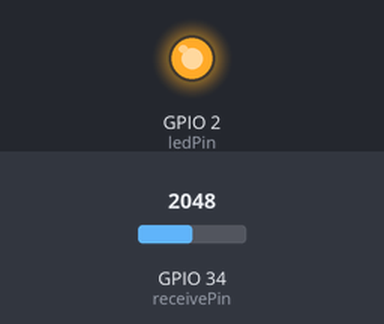
Recording of a sketch running on a simulated ESP32. On the bench: output pins drawn as LEDs (lit = HIGH). Inputs (shaded band) come from the test bench; at power-on: GPIO 34 (receivePin) = 2048 (analog values on the 0–4095 scale). WiFi joins after 1.5 s; servers stay silent unless stated; random numbers use the default seed unless the sketch sets one; what the sketch prints to the serial monitor is not drawn.

Above: at 4.1 s.
At 13.1 s:
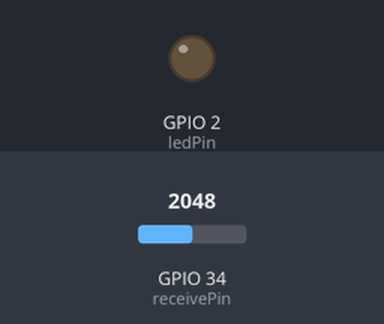
Timing chart, 0 to 16.7 s (numbered marks = the images above):
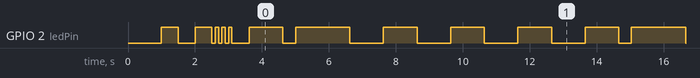

Measured:
- by itself, GPIO 2 (ledPin): HIGH → LOW at 1.5 s, → HIGH 0.50 s later, → LOW 0.50 s later, → HIGH 0.10 s later, … (135 changes in this stretch)
- by itself, everything shown: repeats every 10.0 s, in 10 steps

The sketch:

Rec.ino
```cpp
// ESP32 GPR Receiver (Connected to Laptop) with LED Indicator
// This code runs on the ESP32 connected to a laptop via USB

#include <WiFi.h>
#include <esp_wifi.h>
#include <driver/adc.h>

// WiFi credentials to connect to transmitter
const char* ssid = "ESP32_GPR_NETWORK";
const char* password = "gpr12345";

// LED pin for status indications
const int ledPin = 2;  // ESP32 onboard LED
unsigned long lastLedBlinkTime = 0;
bool ledState = false;
int ledBlinkMode = 0;  // 0=off, 1=slow blink (waiting), 2=fast blink (receiving)

// UDP setup
WiFiUDP udp;
unsigned int localPort = 2391;
unsigned int transmitterPort = 2390;

// GPR signal reception settings
const int receivePin = 34;       // GPIO pin with ADC for receiving
const int samplesPerScan = 256;  // Number of samples per scan

// Use separate buffer to ensure data isn't corrupted during sending
uint16_t scanData[samplesPerScan];
const int maxScansToBuffer = 10; // Maximum number of scans to buffer
uint16_t scanBuffer[maxScansToBuffer][samplesPerScan]; // Buffer for multiple scans
int currentScanIndex = 0;

// Timing control
unsigned long lastScanTime = 0;
const unsigned long scanTimeout = 5000; // ms
const int samplingDelay = 10; // microseconds between samples

// ADC calibration
int baselineValue = 0;
bool calibrated = false;

// Setup function
void setup() {
  Serial.begin(115200);
  delay(1000); // Give time for serial to initialize
  Serial.println("ESP32 GPR Receiver Starting");

  // Configure LED pin
  pinMode(ledPin, OUTPUT);
  digitalWrite(ledPin, HIGH);  // Turn on LED during setup

  // Configure ADC for better performance
  analogReadResolution(12); // 12-bit resolution
  analogSetAttenuation(ADC_11db); // Full range
  analogSetPinAttenuation(receivePin, ADC_11db);

  // Connect to WiFi network created by transmitter
  WiFi.mode(WIFI_STA);
  WiFi.begin(ssid, password);

  // Wait for connection with timeout
  unsigned long startAttemptTime = millis();
  while (WiFi.status() != WL_CONNECTED &&
         millis() - startAttemptTime < 10000) {
    delay(500);
    Serial.print(".");
    digitalWrite(ledPin, !digitalRead(ledPin));  // Blink LED while connecting
  }

  if(WiFi.status() == WL_CONNECTED) {
    Serial.println("");
    Serial.println("WiFi connected");
    Serial.print("IP address: ");
    Serial.println(WiFi.localIP());

    // Start UDP
    udp.begin(localPort);
    Serial.println("UDP started");

    // Optimize WiFi for lower latency
    esp_wifi_set_ps(WIFI_PS_NONE);

    // Connection success - blink LED 3 times
    for (int i = 0; i < 3; i++) {
      digitalWrite(ledPin, LOW);  // LED off
      delay(100);
      digitalWrite(ledPin, HIGH);  // LED on
      delay(100);
    }
    ledBlinkMode = 1;  // Set to slow blink mode (waiting for data)
  } else {
    Serial.println("");
    Serial.println("WiFi connection failed! Running in demo mode.");

    // Connection failed - blink LED 5 times quickly
    for (int i = 0; i < 5; i++) {
      digitalWrite(ledPin, LOW);  // LED off
      delay(50);
      digitalWrite(ledPin, HIGH);  // LED on
      delay(50);
    }
    ledBlinkMode = 1;  // Set to slow blink mode (demo mode)
  }
  digitalWrite(ledPin, LOW);  // Turn off LED

  // Initial calibration
  calibrateADC();
}

// Update LED status based on current mode
void updateLED() {
  unsigned long currentTime = millis();

  switch(ledBlinkMode) {
    case 0:  // LED off
      digitalWrite(ledPin, LOW);
      break;

    case 1:  // Slow blink (waiting for data/demo mode)
      if (currentTime - lastLedBlinkTime > 1000) {
        ledState = !ledState;
        digitalWrite(ledPin, ledState);
        lastLedBlinkTime = currentTime;
      }
      break;

    case 2:  // Fast blink (actively receiving)
      if (currentTime - lastLedBlinkTime > 100) {
        ledState = !ledState;
        digitalWrite(ledPin, ledState);
        lastLedBlinkTime = currentTime;
      }
      break;

    case 3:  // Solid on (sending data to laptop)
      digitalWrite(ledPin, HIGH);
      break;
  }
}

void calibrateADC() {
  Serial.println("Calibrating ADC...");
  long sum = 0;
  const int calibrationSamples = 100;

  // Take multiple readings to get baseline
  for(int i = 0; i < calibrationSamples; i++) {
    sum += analogRead(receivePin);
    delay(5);
  }

  baselineValue = sum / calibrationSamples;
  Serial.print("Baseline value: ");
  Serial.println(baselineValue);
  calibrated = true;
}

// Main loop
void loop() {
  bool scanTriggered = false;

  // Update LED based on current mode
  updateLED();

  // Check for sync packets from transmitter
  int packetSize = udp.parsePacket();
  if (packetSize) {
    // Received sync packet, record the scan
    uint8_t syncByte;
    udp.read(&syncByte, 1);
    if (syncByte == 0xFF) {
      ledBlinkMode = 2;  // Fast blink - receiving data
      recordScan();
      scanTriggered = true;
    }
  }

  // If WiFi connection failed or no sync packet received for a while, run in demo mode
  if (!scanTriggered && (WiFi.status() != WL_CONNECTED || millis() - lastScanTime > scanTimeout)) {
    ledBlinkMode = 1;  // Slow blink - demo mode
    generateDemoScan();
    scanTriggered = true;
  }

  // Check if we should send data to laptop
  if (currentScanIndex >= maxScansToBuffer ||
      (scanTriggered && currentScanIndex > 0)) {
    ledBlinkMode = 3;  // Solid on - sending data
    sendDataToLaptop();
    currentScanIndex = 0;
    ledBlinkMode = 1;  // Return to slow blink after sending
  }

  // Small delay to prevent overwhelming the CPU
  delay(10);
}

// Record one scan of actual data
void recordScan() {
  // Create some variation in each reading
  static int offsetVal = 0;
  offsetVal = (offsetVal + 7) % 100; // Change the offset slightly each scan

  for (int i = 0; i < samplesPerScan; i++) {
    // Read analog value from receive pin with noise reduction
    int rawValue = 0;
    // Take average of multiple readings for noise reduction
    const int numReadings = 3;
    for (int j = 0; j < numReadings; j++) {
      rawValue += analogRead(receivePin);
      delayMicroseconds(samplingDelay);
    }
    rawValue /= numReadings;

    // Store value with offset from baseline to show variation
    scanBuffer[currentScanIndex][i] = rawValue;

    // Small delay between samples
    delayMicroseconds(samplingDelay);
  }

  lastScanTime = millis();
  currentScanIndex++;
}

// Generate demo scan with simulated reflections when no real data is available
void generateDemoScan() {
  static int position = 0;
  position = (position + 1) % 50; // Move "position" to simulate movement

  // Create a scan with simulated objects
  for (int i = 0; i < samplesPerScan; i++) {
    // Base signal (decaying with depth)
    int value = 2048 - (i * 4);

    // Add simulated reflections that move with position
    if (i > 50 && i < 70) {
      value += 500 * exp(-0.1 * abs(i - 60 - (position % 10)));
    }

    // Add second deeper reflection
    if (i > 120 && i < 150) {
      value += 300 * exp(-0.1 * abs(i - 135 - (position % 15)));
    }

    // Add some random noise
    value += random(-100, 100);

    // Ensure value is within ADC range
    value = constrain(value, 0, 4095);

    scanBuffer[currentScanIndex][i] = value;
  }

  lastScanTime = millis();
  currentScanIndex++;

  // Simple indicator
  Serial.print("Demo scan generated (position: ");
  Serial.print(position);
  Serial.println(")");
}

// Send collected data to laptop via serial
void sendDataToLaptop() {
  digitalWrite(ledPin, HIGH);  // Solid ON while sending data

  Serial.println("BEGIN_GPR_DATA");
  Serial.print(currentScanIndex);
  Serial.print(",");
  Serial.println(samplesPerScan);

  // Send all buffered scans
  for (int scan = 0; scan < currentScanIndex; scan++) {
    for (int i = 0; i < samplesPerScan; i++) {
      Serial.print(scanBuffer[scan][i]);
      if (i < samplesPerScan - 1) {
        Serial.print(",");
      }
    }
    Serial.println();
  }

  Serial.println("END_GPR_DATA");
}
```
